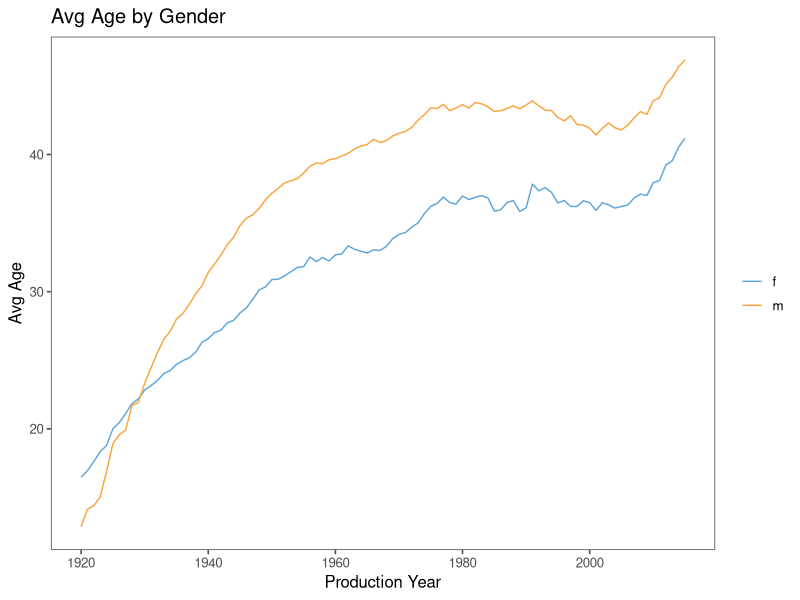
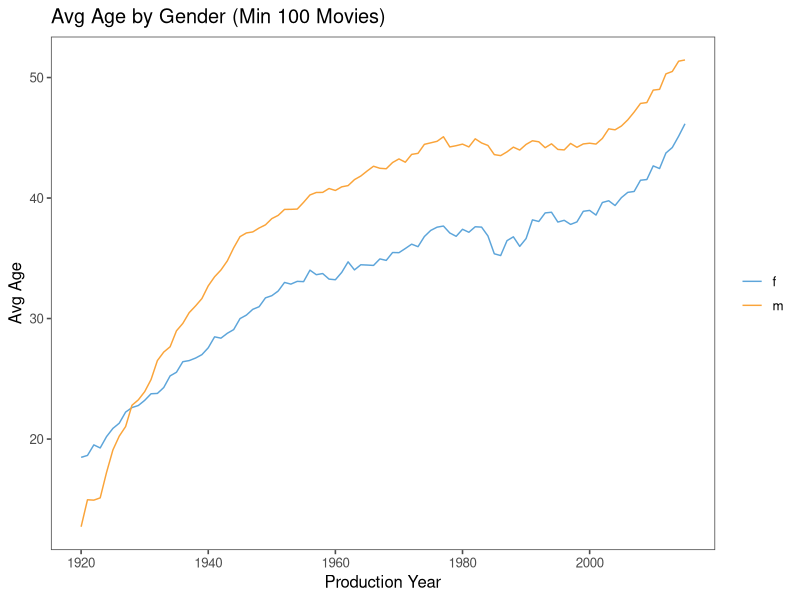
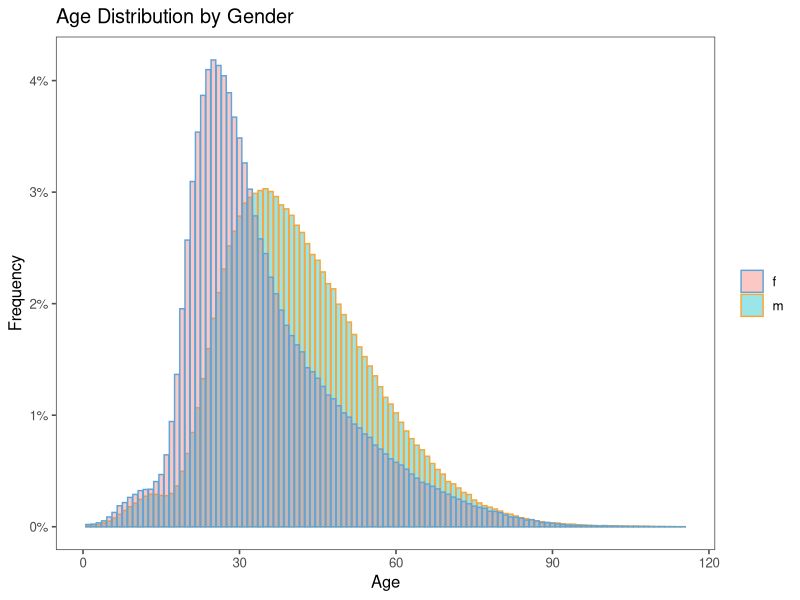
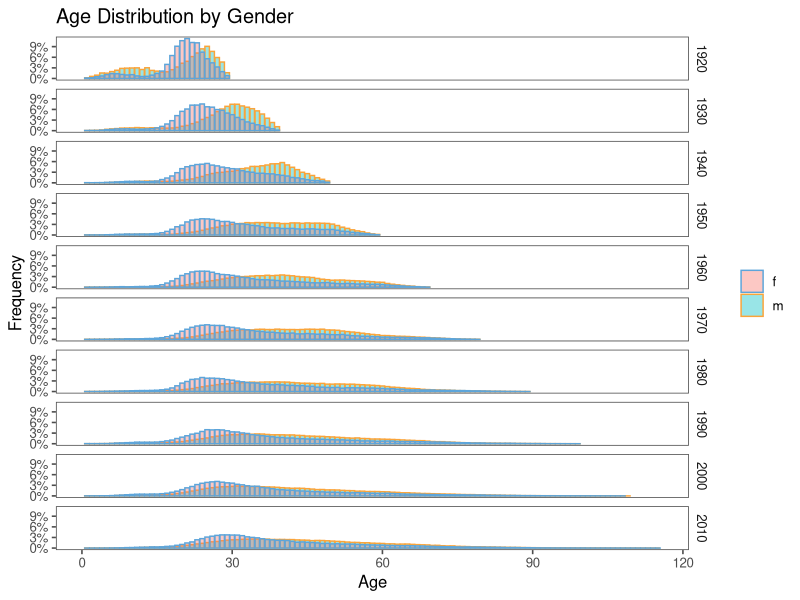
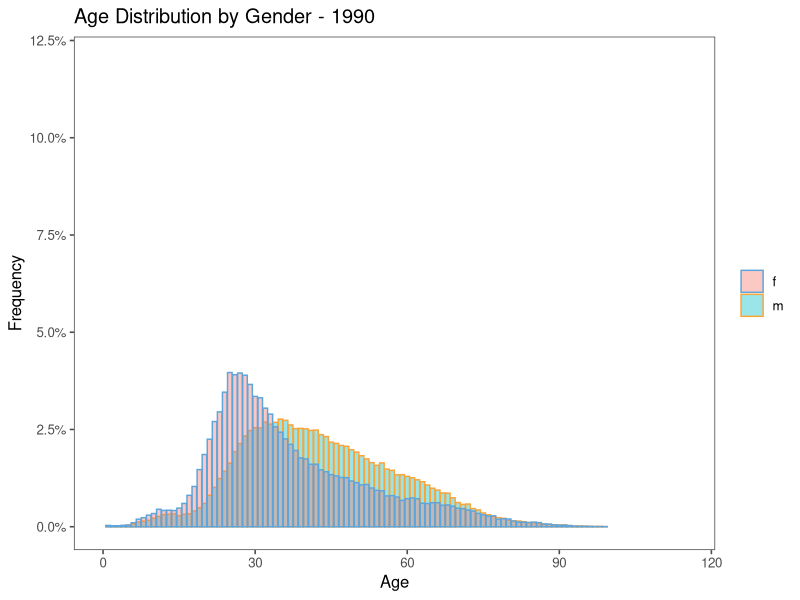
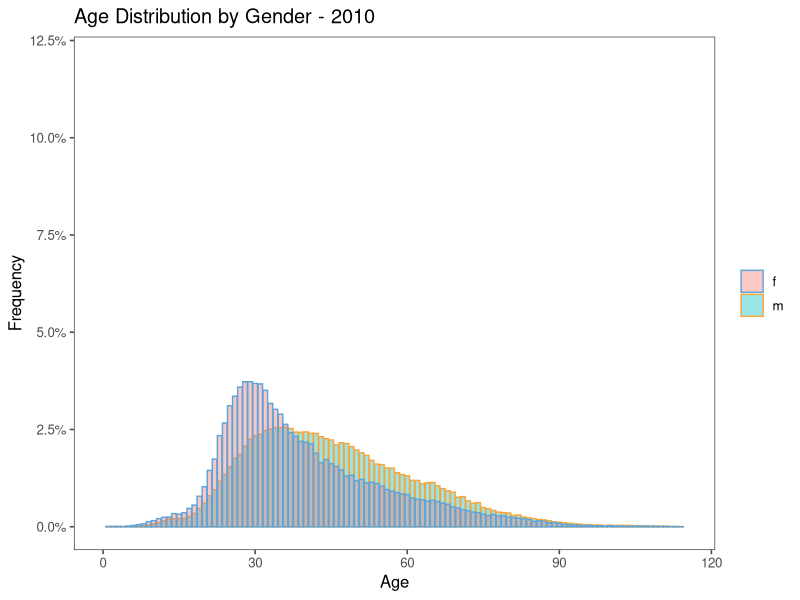
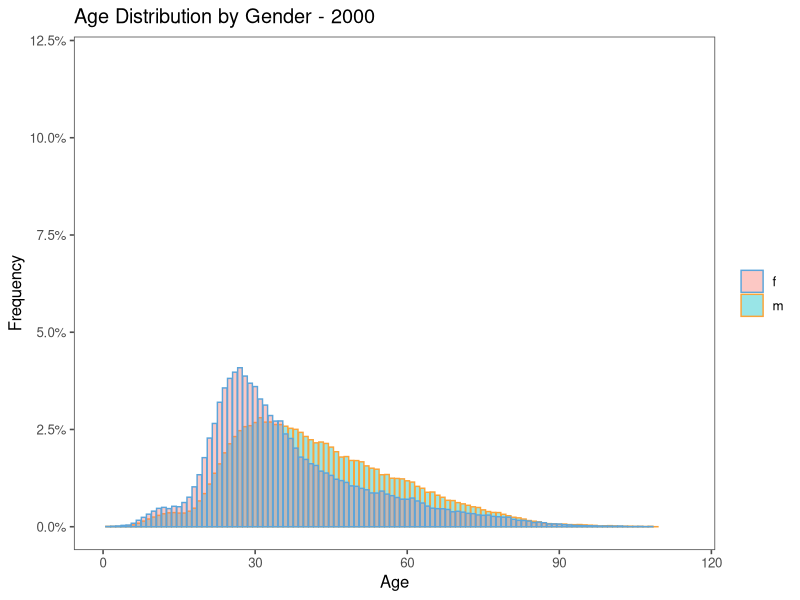
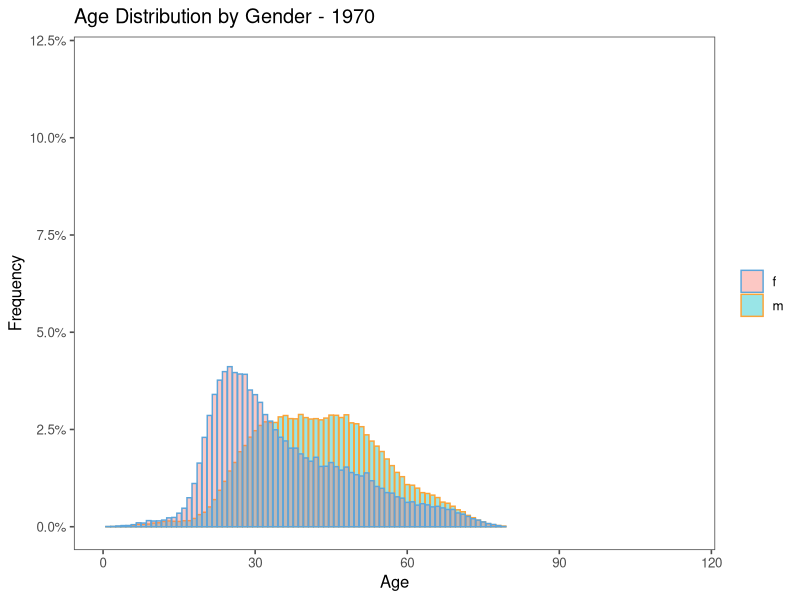

Write R code to recreate these figures, in order.
library(ggplot2)
library(grid)
library(gridExtra)
library(reshape)
library(scales)
library(lattice)
library(ggthemes)
library(data.table)
library(dplyr)

setwd("/Users/danielgoldin/Dropbox/dev/web/imdb/data")

data_year_age = read.csv("year_age.csv", header=FALSE)
names(data_year_age) <- c("gender","production_year","avg_age","count","num_movies")

png('year-age.png', width=800, height=800)
ggplot(data=data_year_age, aes(x=production_year, y=avg_age, color=gender)) +
  geom_line() +
  theme_few() + scale_colour_few() +
  xlab('Production Year') +
  ylab('Avg Age') +
  ggtitle("Avg Age by Gender") +
  theme(legend.title=element_blank())
dev.off()

data_year_age_100 = read.csv("year_age_min_100.csv", header=FALSE)
names(data_year_age_100) <- c("gender","production_year","avg_age","count","num_movies")

png('year-age-min-100.png', width=800, height=800)
ggplot(data=data_year_age_100, aes(x=production_year, y=avg_age, color=gender)) +
  geom_line() +
  theme_few() + scale_colour_few() +
  xlab('Production Year') +
  ylab('Avg Age') +
  ggtitle("Avg Age by Gender (Min 100 Movies)") +
  theme(legend.title=element_blank())
dev.off()

data_gender_age = read.csv("gender_age.csv", header=FALSE)
names(data_gender_age) <- c("gender","age","count","num_movies")
data_gender_age = group_by(data_gender_age, gender) %>% mutate(percent = count/sum(count))

png('age-gender.png', width=800, height=800)
ggplot(data=data_gender_age, aes(x=age, y=percent, fill=gender, color=gender)) +
  geom_bar(stat="identity", position="identity", alpha = 0.4) +
  theme_few() + scale_colour_few() +
  xlab('Age') +
  ylab('Frequency') +
  ggtitle("Age Distribution by Gender") +
  scale_y_continuous(labels=percent_format()) +
  theme(legend.title=element_blank())
dev.off()

data_gender_age_decade = read.csv("gender_age_decade.csv", header=FALSE)
names(data_gender_age_decade) <- c("decade", "gender","age","count","num_movies")
data_gender_age_decade = group_by(data_gender_age_decade, decade, gender) %>% mutate(percent = count/sum(count))

png('age-gender-decade-all.png', width=800, height=800)
ggplot(data=data_gender_age_decade, aes(x=age, y=percent, fill=gender, color=gender)) +
  geom_bar(stat="identity", position="identity", alpha = 0.4) +
  theme_few() + scale_colour_few() +
  facet_grid(decade ~ .) +
  xlab('Age') +
  ylab('Frequency') +
  ggtitle("Age Distribution by Gender") +
  scale_y_continuous(labels=percent_format()) +
  theme(legend.title=element_blank())
dev.off()

decades <- unique(data_gender_age_decade$decade)
max_age <- max(data_gender_age$age)

for (decade in decades) {
  d = data_gender_age_decade[data_gender_age_decade$decade==decade,]
  p <- ggplot(data=d, aes(x=age, y=percent, fill=gender, color=gender)) +
    geom_bar(stat="identity", position="identity", alpha = 0.4) +
    theme_few() + scale_colour_few() +
    xlab('Age') +
    ylab('Frequency') +
    ggtitle(sprintf("Age Distribution by Gender - %d", decade)) +
    scale_y_continuous(labels=percent_format(), limits=c(0, 0.12)) +
    scale_x_continuous(limits=c(0, max_age)) +
    theme(legend.title=element_blank())

  ggsave(filename=sprintf("age-gender-decade-%d.jpg", decade), plot=p, width=8, height=8, units="in", dpi=300)
}

data_prod_year_height = read.csv("gender_prod_year_height.csv", header=FALSE)
names(data_prod_year_height) <- c("gender","production_year","avg_height","count","num_movies")

png('gender-production-year-height.png', width=800, height=800)
ggplot(data=data_prod_year_height, aes(x=production_year, y=avg_height, color=gender)) +
  geom_line() +
  theme_few() + scale_colour_few() +
  xlab('Production Year') +
  ylab('Avg Height (inches)') +
  ggtitle("Avg Height by Gender") +
  theme(legend.title=element_blank())
dev.off()

data_birth_year_height = read.csv("gender_birth_year_height.csv", header=FALSE)
names(data_birth_year_height) <- c("gender","birth_year","avg_height","count","num_movies")

png('gender-birth-year-height.png', width=800, height=800)
ggplot(data=data_birth_year_height, aes(x=birth_year, y=avg_height, color=gender)) +
  geom_line() +
  theme_few() + scale_colour_few() +
  xlab('Birth Year') +
  ylab('Avg Height (inches)') +
  ggtitle("Avg Height by Gender") +
  theme(legend.title=element_blank())
dev.off()

data_num_movies = read.csv("gender_num_movies.csv", header=FALSE)
names(data_num_movies) <- c("gender","num_movies","count")
data_num_movies$log_count = log(data_num_movies$count)
data_num_movies = group_by(data_num_movies, gender) %>% mutate(log_count_percent = log_count/sum(log_count))

png('gender-num-movies.png', width=800, height=800)
ggplot(data=data_num_movies, aes(x=num_movies, y=log_count_percent, fill=gender, color=gender)) +
  geom_bar(stat="identity", position="identity", alpha = 0.4) +
  theme_few() + scale_colour_few() +
  xlab('# Movies') +
  ylab('Frequency (log(count))') +
  ggtitle("Actors/Actresses by # Movies") +
  scale_y_continuous(labels=percent_format()) +
  theme(legend.title=element_blank())
dev.off()
